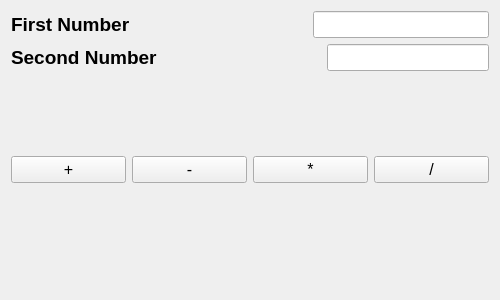
<?xml version="1.0" encoding="UTF-8"?>
<ui version="4.0">
 <class>Form</class>
 <widget class="QWidget" name="Form">
  <property name="geometry">
   <rect>
    <x>0</x>
    <y>0</y>
    <width>500</width>
    <height>300</height>
   </rect>
  </property>
  <property name="windowTitle">
   <string>Form</string>
  </property>
  <layout class="QVBoxLayout" name="verticalLayout">
   <item>
    <layout class="QHBoxLayout" name="horizontalLayout">
     <item>
      <widget class="QLabel" name="label">
       <property name="font">
        <font>
         <pointsize>14</pointsize>
         <bold>true</bold>
        </font>
       </property>
       <property name="text">
        <string>First Number</string>
       </property>
      </widget>
     </item>
     <item>
      <spacer name="horizontalSpacer">
       <property name="orientation">
        <enum>Qt::Horizontal</enum>
       </property>
       <property name="sizeHint" stdset="0">
        <size>
         <width>40</width>
         <height>20</height>
        </size>
       </property>
      </spacer>
     </item>
     <item>
      <widget class="QLineEdit" name="lineEdit_first">
       <property name="font">
        <font>
         <pointsize>12</pointsize>
        </font>
       </property>
       <property name="placeholderText">
        <string/>
       </property>
      </widget>
     </item>
    </layout>
   </item>
   <item>
    <layout class="QHBoxLayout" name="horizontalLayout_2">
     <item>
      <widget class="QLabel" name="label_2">
       <property name="font">
        <font>
         <pointsize>14</pointsize>
         <bold>true</bold>
        </font>
       </property>
       <property name="text">
        <string>Second Number</string>
       </property>
      </widget>
     </item>
     <item>
      <spacer name="horizontalSpacer_2">
       <property name="orientation">
        <enum>Qt::Horizontal</enum>
       </property>
       <property name="sizeHint" stdset="0">
        <size>
         <width>40</width>
         <height>20</height>
        </size>
       </property>
      </spacer>
     </item>
     <item>
      <widget class="QLineEdit" name="lineEdit_seond">
       <property name="font">
        <font>
         <pointsize>12</pointsize>
        </font>
       </property>
      </widget>
     </item>
    </layout>
   </item>
   <item>
    <spacer name="verticalSpacer">
     <property name="orientation">
      <enum>Qt::Vertical</enum>
     </property>
     <property name="sizeHint" stdset="0">
      <size>
       <width>20</width>
       <height>40</height>
      </size>
     </property>
    </spacer>
   </item>
   <item>
    <layout class="QHBoxLayout" name="horizontalLayout_3">
     <item>
      <widget class="QPushButton" name="pushButton_add">
       <property name="font">
        <font>
         <pointsize>12</pointsize>
        </font>
       </property>
       <property name="text">
        <string>+</string>
       </property>
      </widget>
     </item>
     <item>
      <widget class="QPushButton" name="pushButton_minus">
       <property name="font">
        <font>
         <pointsize>12</pointsize>
        </font>
       </property>
       <property name="text">
        <string>-</string>
       </property>
      </widget>
     </item>
     <item>
      <widget class="QPushButton" name="pushButton_multi">
       <property name="font">
        <font>
         <pointsize>12</pointsize>
        </font>
       </property>
       <property name="text">
        <string>*</string>
       </property>
      </widget>
     </item>
     <item>
      <widget class="QPushButton" name="pushButton_4">
       <property name="font">
        <font>
         <pointsize>12</pointsize>
        </font>
       </property>
       <property name="text">
        <string>/</string>
       </property>
      </widget>
     </item>
    </layout>
   </item>
   <item>
    <spacer name="verticalSpacer_2">
     <property name="orientation">
      <enum>Qt::Vertical</enum>
     </property>
     <property name="sizeHint" stdset="0">
      <size>
       <width>20</width>
       <height>40</height>
      </size>
     </property>
    </spacer>
   </item>
   <item>
    <widget class="QLabel" name="label_result">
     <property name="font">
      <font>
       <pointsize>14</pointsize>
       <bold>true</bold>
      </font>
     </property>
     <property name="styleSheet">
      <string notr="true">QLabel{
color:green
}</string>
     </property>
     <property name="text">
      <string/>
     </property>
    </widget>
   </item>
  </layout>
 </widget>
 <resources/>
 <connections/>
</ui>
